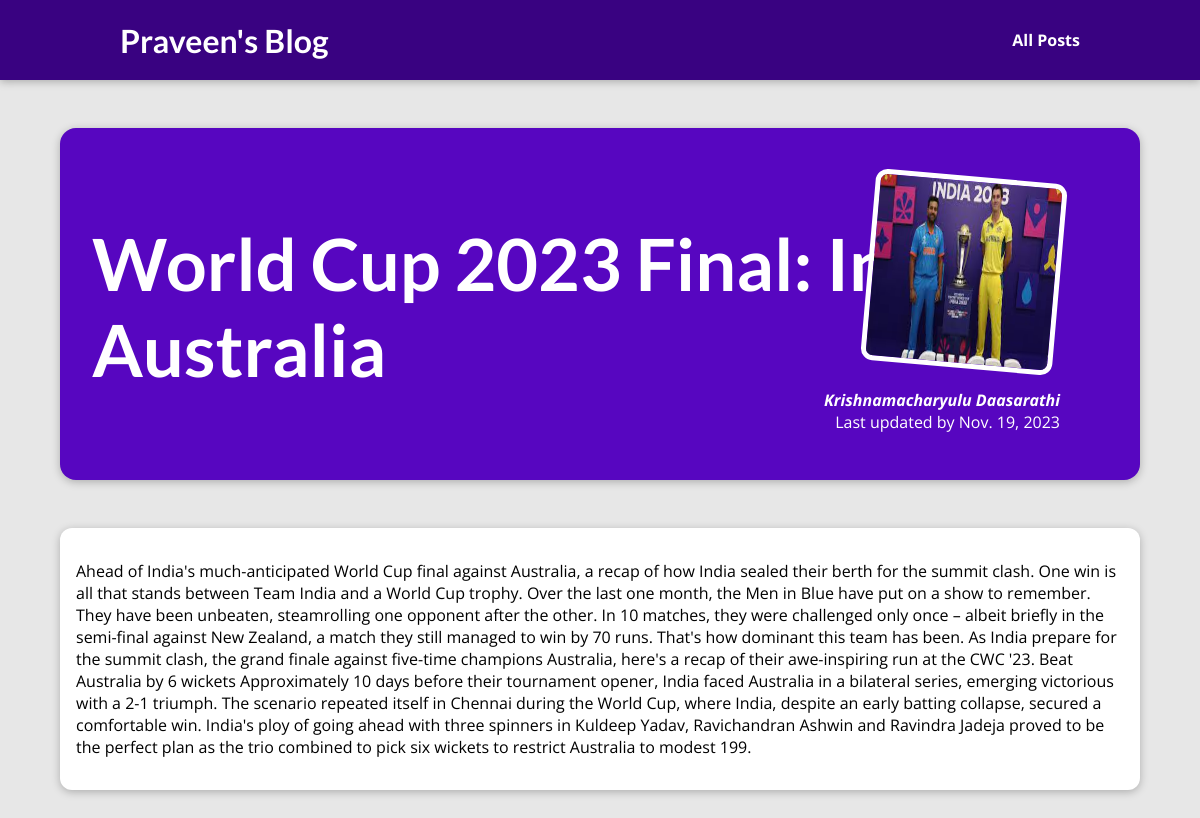
The app's page /s/posts/India-road-to-world-cup-final with its own data.
### blog/models.py (models this page shows, shortened)
class Post(models.Model):
    title = models.CharField(max_length=200)
    author = models.ForeignKey(Author, on_delete=models.CASCADE, related_name="posts")
    excerpt = models.CharField(max_length=500)
    date = models.DateField(auto_now=True)
    content = models.TextField(max_length=10000)
    slug = models.SlugField()
    image = models.CharField(max_length=50, null=True)
    tag = models.ManyToManyField(Tag, default="")

class Author(models.Model):
    first_name=models.CharField(max_length=50)
    last_name=models.CharField(max_length=50)
    email=models.EmailField(max_length=50)
    def get_full_name(self):
        return f"{self.first_name} {self.last_name}"
    def __str__(self):
        return self.get_full_name()

### blog/views.py (the view)
# urls.py: path('posts/<slug:slug>', views.post_detail, name='post-detail-page')
def post_detail(request, slug):
    identified_post = Post.objects.get(slug=slug)
    return render(request, 'blog/post_detail.html', {
        'post': identified_post
    })

### blog/templates/blog/post_detail.html
{% extends "base.html" %}
{% load static %}
{% block css_files %}
    <link rel="stylesheet" href="{% static "blog/post_detail.css"%}">
{% endblock css_files %}
{% block content %}
<section id='summary'>
    <h2> {{ post.title }} </h2>
    <article>
        <img src="{% static "blog/media/"|add:post.image %}" alt="Mountains Photo">
        <address>{{ post.author }}</address>
        <div>
            Last updated by {{ post.date }}
        </div>
    </article>
</section>
<main>
   <p>
    {{post.content}}
   </p>
</main>
{% endblock content %}

### templates/base.html (shortened to what this page needs)
<!DOCTYPE html>
{% load static %}
<html lang="en">
  <head>
    <link rel="stylesheet" href="{% static "main.css" %}">
    {% block css_files %}
    {% endblock css_files %}
  </head>
  <body>
    <header id='main-navigation'>
        <a href="{% url "index-page" %}"><h1>Praveen's Blog</h1></a>
        <nav>
            <a href="{% url "all-posts-page" %}">All Posts</a>
        </nav>
    </header>
    {% block content %}{% endblock content %}
  </body>
</html>

### static/main.css (style rules this page uses)
* { box-sizing: border-box; }
html { font-family: 'Open Sans', 'Lato', sans-serif; }
body { margin: 0; }
h1, h2, h3 { font-family: 'Lato', sans-serif; font-weight: bold; }
#main-navigation { width: 100%; height: 5rem; display: flex; justify-content: space-between; align-items: center; padding: 0 10%; position: absolute; top: 0; left: 0; }
#main-navigation a { text-decoration: none; color: white; font-weight: bold; }

### blog/static/blog/post_detail.css (style rules this page uses)
body { background-color: #e7e7e7; }
#main-navigation { background-color: #390281; box-shadow: 0 2px 8px rgba(0, 0, 0, 0.25); }
#summary { margin: 8rem auto 3rem auto; padding: 2rem; width: 90%; max-width: 90rem; border-radius: 16px; background-color: #5706c0; position: relative; box-shadow: 0 2px 8px rgba(0, 0, 0, 0.25); height: 22rem; }
#summary h2 { color: white; font-size: 4.5rem; }
#summary article { position: absolute; top: 2rem; right: 3rem; padding: 1rem 2rem; border-radius: 12px; text-align: right; color: white; }
#summary article img { width: 12rem; height: 12rem; border-radius: 12px; transform: rotateZ(5deg); border: 5px solid white; margin-bottom: 1rem; }
#summary address { font-weight: bold; }
main { width: 90%; max-width: 90rem; margin: 3rem auto; background-color: white; padding: 1rem; border-radius: 12px; box-shadow: 0 2px 8px rgba(0, 0, 0, 0.25); }

### records on screen
Post: title "World Cup 2023 Final: India, Australia", image (picture), author "Krishnamacharyulu Daasarathi", date "Nov. 19, 2023", content "Ahead of India's much-anticipated World Cup final against Australia, a recap of how India sealed their berth for the summit clash. One win is all that stands between Team India and a World Cup trophy. Over the last one month, the Men in Blue have put on a show to remember. They have been unbeaten, steamrolling one opponent after the other. In 10 matches, they were challenged only once – albeit briefly in the semi-final against New Zealand, a match they still managed to win by 70 runs. That's how dominant this team has been. As India prepare for the summit clash, the grand finale against five-time champions Australia, here's a recap of their awe-inspiring run at the CWC '23. Beat Australia…"
